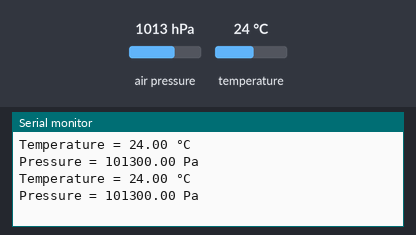
A program run on a simulated ESP8266 (Wemos D1 mini). Shown: the last lines printed to the serial monitor. Inputs (shaded band) come from the test bench; at power-on: air pressure 1013 hPa, temperature 24 °C.

Above: at 1.8 s.
1.9 s: air pressure set to 952 hPa
At 2.8 s:
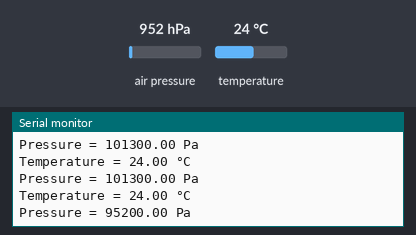
3.4 s: temperature set to 12 °C
At 4.7 s:
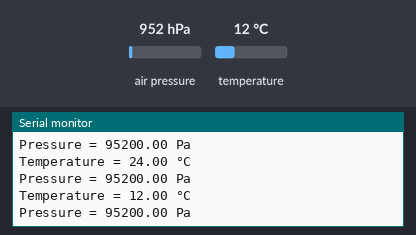
4.9 s: air pressure set to 975 hPa
At 5.6 s:
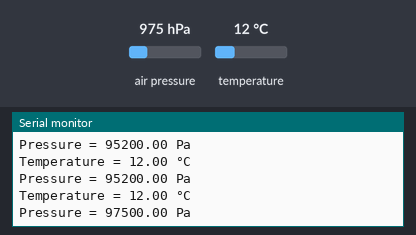
Timing chart, 0 to 7.9 s (numbered marks = the images above; inputs shaded):
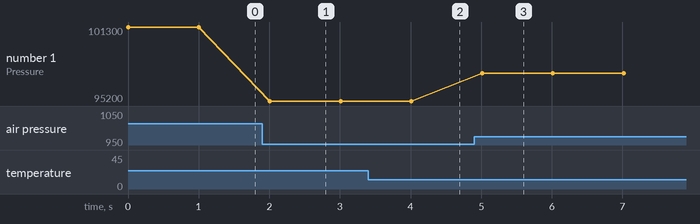

The program:

main.cpp
```cpp
#include <Arduino.h>
#include <Wire.h>
#include <SPI.h>
#include <Adafruit_BMP280.h>
Adafruit_BMP280 bmp;
unsigned status;

void setup()
{
  Serial.begin(115200);
  status = bmp.begin(0x76);
  bmp.setSampling(Adafruit_BMP280::MODE_NORMAL,     /* Operating Mode. */
                  Adafruit_BMP280::SAMPLING_X2,     /* Temp. oversampling */
                  Adafruit_BMP280::SAMPLING_X16,    /* Pressure oversampling */
                  Adafruit_BMP280::FILTER_X16,      /* Filtering. */
                  Adafruit_BMP280::STANDBY_MS_500); /* Standby time. */
  if (!status)
  {
    Serial.println("Could not find a valid bmp280 sensor, check wiring, address, sensor ID!");
    Serial.print("SensorID was: 0x");
    Serial.println(bmp.sensorID());
    Serial.print("        ID of 0xFF probably means a bad address, a BMP 180 or BMP 085\n");
    Serial.print("        ID of 0x56-0x58 represents a BMP 280,\n");
    Serial.print("        ID of 0x60 represents a bmp 280.\n");
    Serial.print("        ID of 0x61 represents a bmp 680.\n");
  }
}

void loop()
{

  Serial.print("Temperature = ");
  Serial.print(bmp.readTemperature());
  Serial.println(" °C");
  Serial.print("Pressure = ");
  Serial.print(bmp.readPressure());
  Serial.println(" Pa");

  Serial.println();

  delay(1000);
}
```

Measured:
- after the input at 1.9 s, the serial monitor: prints a new line after 0.11 s (image 1)
- after the input at 3.4 s, the serial monitor: prints a new line after 0.61 s (image 2)
- after the input at 4.9 s, the serial monitor: prints a new line after 0.11 s (image 3)
- plotted number 1: 101300 → 95200 after the input at 1.9 s, 95200 → 97500 after the input at 4.9 s
